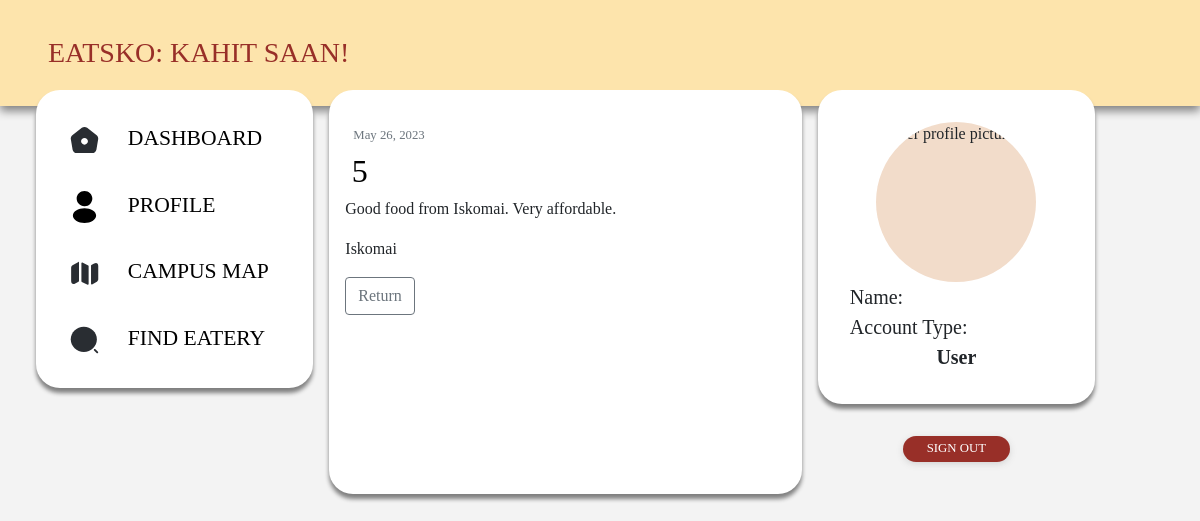
/user/review/16/, run on the app's committed database.
### userdashboard/models.py (models this page shows, shortened)
class Review(models.Model):
    RATING_CHOICES = (
        (1, 'Bad'),
        (2, 'Fair'),
        (3, 'Average'),
        (4, 'Good'),
        (5, 'Excellent')
    )
    rating = models.IntegerField(choices=RATING_CHOICES)
    comment = models.TextField()
    eatery = models.ForeignKey(Eatery, on_delete=models.CASCADE, null=True, related_name='ratings')
    profile = models.ForeignKey(Profile, on_delete=models.CASCADE)
    date_posted = models.DateTimeField(default=timezone.now)

class Eatery(models.Model):
    eatery_name = models.CharField(max_length=100)
    food_genres = models.ManyToManyField(FoodGenre)
    details = models.TextField(blank=True)
    location = models.CharField(max_length=200, default='')
    logo = models.ImageField(default='eatery_logos/default.png', upload_to='eatery_logos')
    banner = models.ImageField(default='eatery_banners/banner.jpg', upload_to='eatery_banners')
    date_created = models.DateTimeField(default=timezone.now)
    def __str__(self):
        return f'{self.eatery_name}'

### userdashboard/views.py (the view)
# urls.py: path('review/<int:pk>/', ReviewDetailView.as_view(), name='review-detail'),
class ReviewDetailView(DetailView):
    model = Review

### userdashboard/templates/userdashboard/review_detail.html (shortened to what this page needs)
{% extends "userdashboard/base.html" %}
{% block content %}
  <article class="media content-section">
    <div class="media-body">
      <div class="article-metadata">
        <small class="text-muted">{{ object.date_posted|date:"F d, Y" }}</small>
      </div>
      <h2 class="article-title">{{ object.rating }}</h2>
      <p class="article-content">{{ object.comment }}</p>
      <p class="article-price">{{ object.eatery }}</p>
      <a class="btn btn-outline-secondary" href="{% url 'userdashboard-findeatery' %}">Return</a>
    </div>
  </article>
{% endblock content %}

### userdashboard/static/css/main.css (style rules this page uses)
:root { --primary-color: #982f28; --secondary-color: #fde4ac; --tertiary-color: #f2dcca; --icon-color: #d58b4f; --bg-color: #F3F3F3; }
* { font-family: Montserrat; }
body { background: var(--bg-color); }
.article-title { color: black; margin: 0.2em; }
.content-section { margin: 0.5em 0.5em 0.5em 0; padding: 0.5em 0.5em 0.5em 0; }

### data on the page
Review: date_posted "May 26, 2023", rating "5", comment "Good food from Iskomai. Very affordable.", eatery "Iskomai"
